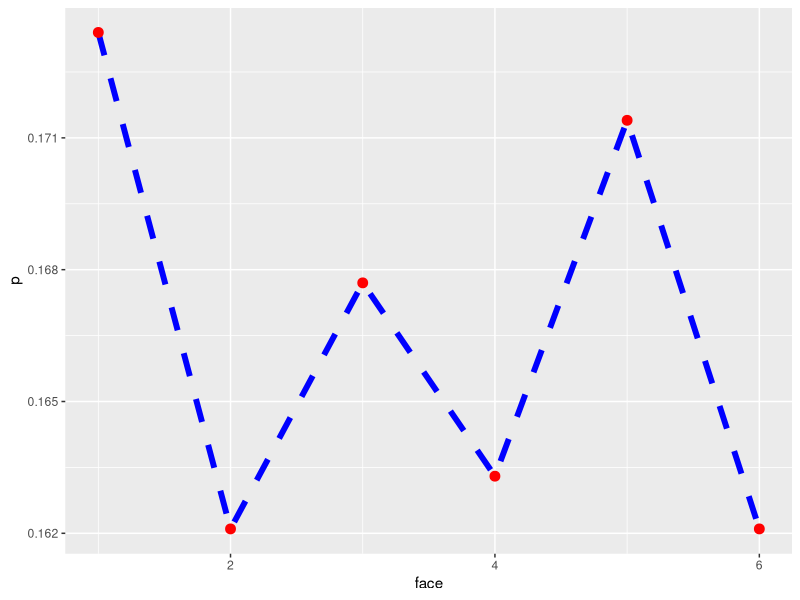
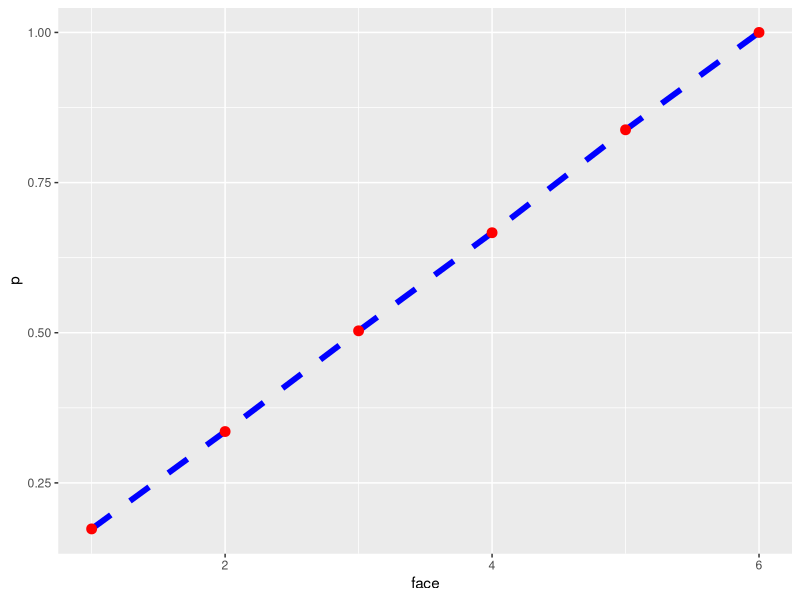

The R source for these figures, in order:
## ---- chunk 1
knitr::opts_chunk$set(echo = TRUE)
## ---- chunk 2
library(dplyr)                             # for functions      
library(ggplot2)                           # for data visualization  

# Function: Rolls 7 dices to return third smallest dice
seven.dice <- function() {
  dice <- sample(1:6, size = 7, replace = TRUE)
  sort(dice, decreasing = FALSE)
  return(dice[3])
}

# Monte Carlo
face <- 1:6                                 # dice face numbers
count <- c(0,0,0,0,0,0)                     # aggregate results
set.seed(100)

for (i in 1:10000) {                        # generate random inputs
  y <- seven.dice()
  if (y == 1) {                             # deterministic computation
    
    count[1] = count[1] + 1                 
    
  } else if (y == 2) {     
    
    count[2] = count[2] + 1     
    
  } else if (y == 3) { 
    
    count[3] = count[3] + 1
    
  } else if (y == 4) {     
    
    count[4] = count[4] + 1    
    
  } else if (y == 5) {  
    
    count[5] = count[5] + 1   
    
  } else {        
    
    count[6] = count[6] + 1 
  }  
}

# Probability of each face number
p <- count / 10000                          
print(paste("Probability of", face, ":", p))

# Line chart of pdf
dice_pdf <- data.frame(face,p)
ggplot(dice_pdf, aes(x=face, y=p)) + geom_line(linetype="dashed", color="blue", size= 2) + geom_point(color="red", size=3)

# Line chart of cdf
p[2] = p[1] + p[2]
p[3] = p[3] + p[2]
p[4] = p[4] + p[3]
p[5] = p[5] + p[4]
p[6] = p[5] + p[6]
dice_cdf <- data.frame(face,p)
ggplot(dice_cdf, aes(x=face, y=p)) +geom_line(linetype="dashed", color="blue", size= 2) + geom_point(color="red", size=3)
